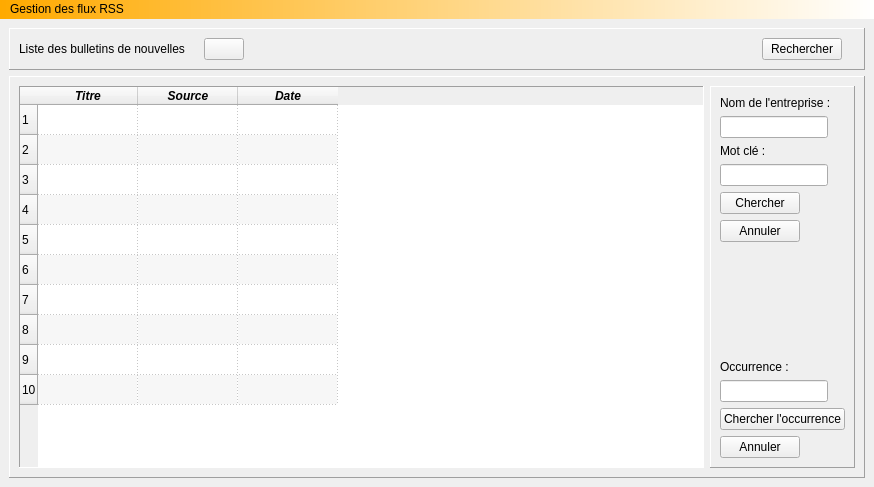
<?xml version="1.0" encoding="UTF-8"?>
<ui version="4.0">
 <class>MainWindow</class>
 <widget class="QMainWindow" name="MainWindow">
  <property name="geometry">
   <rect>
    <x>0</x>
    <y>0</y>
    <width>874</width>
    <height>487</height>
   </rect>
  </property>
  <property name="windowTitle">
   <string>RSS Feeder</string>
  </property>
  <property name="styleSheet">
   <string notr="true">font: 10pt &quot;Arial&quot;;</string>
  </property>
  <widget class="QWidget" name="centralwidget">
   <property name="maximumSize">
    <size>
     <width>2000</width>
     <height>2000</height>
    </size>
   </property>
   <layout class="QGridLayout" name="gridLayout">
    <item row="0" column="0">
     <layout class="QGridLayout" name="gridLayout_search">
      <item row="0" column="0" alignment="Qt::AlignTop">
       <widget class="QFrame" name="frame_search">
        <property name="styleSheet">
         <string notr="true">border-color: qlineargradient(spread:pad, x1:0, y1:0, x2:1, y2:0, stop:0 rgba(241, 161, 0, 255), stop:1 rgba(255, 255, 255, 255));</string>
        </property>
        <property name="frameShape">
         <enum>QFrame::Panel</enum>
        </property>
        <property name="frameShadow">
         <enum>QFrame::Raised</enum>
        </property>
        <layout class="QHBoxLayout" name="horizontalLayout">
         <item>
          <widget class="QLabel" name="label_2">
           <property name="styleSheet">
            <string notr="true">font: 75 bold italic 10pt &quot;Arial&quot;;</string>
           </property>
           <property name="text">
            <string>Liste des bulletins de nouvelles</string>
           </property>
          </widget>
         </item>
         <item>
          <widget class="QLabel" name="label_3">
           <property name="text">
            <string/>
           </property>
           <property name="pixmap">
            <pixmap>../src/img/rssIcon.png</pixmap>
           </property>
          </widget>
         </item>
         <item>
          <widget class="QPushButton" name="btn_update">
           <property name="sizePolicy">
            <sizepolicy hsizetype="Maximum" vsizetype="Maximum">
             <horstretch>0</horstretch>
             <verstretch>0</verstretch>
            </sizepolicy>
           </property>
           <property name="text">
            <string/>
           </property>
           <property name="icon">
            <iconset>
             <normaloff>../src/img/refresh_icon.png</normaloff>../src/img/refresh_icon.png</iconset>
           </property>
           <property name="iconSize">
            <size>
             <width>30</width>
             <height>22</height>
            </size>
           </property>
          </widget>
         </item>
         <item>
          <spacer name="horizontalSpacer">
           <property name="orientation">
            <enum>Qt::Horizontal</enum>
           </property>
           <property name="sizeHint" stdset="0">
            <size>
             <width>40</width>
             <height>20</height>
            </size>
           </property>
          </spacer>
         </item>
         <item>
          <spacer name="horizontalSpacer_2">
           <property name="orientation">
            <enum>Qt::Horizontal</enum>
           </property>
           <property name="sizeHint" stdset="0">
            <size>
             <width>40</width>
             <height>20</height>
            </size>
           </property>
          </spacer>
         </item>
         <item>
          <widget class="QPushButton" name="btn_search">
           <property name="text">
            <string>Rechercher</string>
           </property>
           <property name="icon">
            <iconset>
             <normaloff>../src/img/search_icon.png</normaloff>../src/img/search_icon.png</iconset>
           </property>
          </widget>
         </item>
         <item>
          <widget class="QLabel" name="label">
           <property name="text">
            <string/>
           </property>
          </widget>
         </item>
        </layout>
       </widget>
      </item>
     </layout>
    </item>
    <item row="1" column="0">
     <layout class="QGridLayout" name="gridLayout_table">
      <property name="sizeConstraint">
       <enum>QLayout::SetDefaultConstraint</enum>
      </property>
      <property name="spacing">
       <number>6</number>
      </property>
      <item row="0" column="0">
       <widget class="QFrame" name="frame_table">
        <property name="frameShape">
         <enum>QFrame::Panel</enum>
        </property>
        <property name="frameShadow">
         <enum>QFrame::Raised</enum>
        </property>
        <layout class="QHBoxLayout" name="horizontalLayout_2">
         <item>
          <widget class="QTableWidget" name="tableWidget">
           <property name="sizePolicy">
            <sizepolicy hsizetype="Expanding" vsizetype="Expanding">
             <horstretch>50</horstretch>
             <verstretch>0</verstretch>
            </sizepolicy>
           </property>
           <property name="maximumSize">
            <size>
             <width>16777215</width>
             <height>16777215</height>
            </size>
           </property>
           <property name="styleSheet">
            <string notr="true">selection-background-color: qlineargradient(spread:pad, x1:0, y1:0, x2:1, y2:0, stop:0 rgba(255, 170, 0, 255), stop:1 rgba(255, 255, 255, 255));</string>
           </property>
           <property name="frameShape">
            <enum>QFrame::Panel</enum>
           </property>
           <property name="editTriggers">
            <set>QAbstractItemView::NoEditTriggers</set>
           </property>
           <property name="showDropIndicator" stdset="0">
            <bool>false</bool>
           </property>
           <property name="dragDropOverwriteMode">
            <bool>false</bool>
           </property>
           <property name="alternatingRowColors">
            <bool>true</bool>
           </property>
           <property name="selectionMode">
            <enum>QAbstractItemView::SingleSelection</enum>
           </property>
           <property name="selectionBehavior">
            <enum>QAbstractItemView::SelectRows</enum>
           </property>
           <property name="gridStyle">
            <enum>Qt::DotLine</enum>
           </property>
           <property name="sortingEnabled">
            <bool>true</bool>
           </property>
           <property name="cornerButtonEnabled">
            <bool>false</bool>
           </property>
           <property name="rowCount">
            <number>10</number>
           </property>
           <property name="columnCount">
            <number>3</number>
           </property>
           <row/>
           <row/>
           <row/>
           <row/>
           <row/>
           <row/>
           <row/>
           <row/>
           <row/>
           <row/>
           <column>
            <property name="text">
             <string>Titre</string>
            </property>
            <property name="font">
             <font>
              <family>Arial</family>
              <weight>75</weight>
              <italic>true</italic>
              <bold>true</bold>
             </font>
            </property>
           </column>
           <column>
            <property name="text">
             <string>Source</string>
            </property>
            <property name="font">
             <font>
              <family>Arial</family>
              <pointsize>9</pointsize>
              <weight>75</weight>
              <italic>true</italic>
              <bold>true</bold>
             </font>
            </property>
           </column>
           <column>
            <property name="text">
             <string>Date</string>
            </property>
            <property name="font">
             <font>
              <family>Arial</family>
              <pointsize>9</pointsize>
              <weight>75</weight>
              <italic>true</italic>
              <bold>true</bold>
             </font>
            </property>
           </column>
           <item row="0" column="0">
            <property name="text">
             <string/>
            </property>
            <property name="checkState">
             <enum>Unchecked</enum>
            </property>
            <property name="flags">
             <set>ItemIsSelectable|ItemIsEnabled</set>
            </property>
           </item>
          </widget>
         </item>
         <item>
          <layout class="QGridLayout" name="gridLayout_search_collapse">
           <property name="spacing">
            <number>1</number>
           </property>
           <item row="0" column="0">
            <widget class="QFrame" name="frame_search_collapse">
             <property name="layoutDirection">
              <enum>Qt::LeftToRight</enum>
             </property>
             <property name="styleSheet">
              <string notr="true">selection-background-color: rgb(255, 170, 0);
font: 75 Bold 10pt &quot;Arial&quot;;</string>
             </property>
             <property name="frameShape">
              <enum>QFrame::Panel</enum>
             </property>
             <property name="frameShadow">
              <enum>QFrame::Raised</enum>
             </property>
             <layout class="QFormLayout" name="formLayout">
              <property name="sizeConstraint">
               <enum>QLayout::SetMaximumSize</enum>
              </property>
              <property name="labelAlignment">
               <set>Qt::AlignCenter</set>
              </property>
              <property name="formAlignment">
               <set>Qt::AlignCenter</set>
              </property>
              <item row="0" column="0">
               <widget class="QLabel" name="label_4">
                <property name="styleSheet">
                 <string notr="true">selection-background-color: rgb(255, 170, 0);</string>
                </property>
                <property name="text">
                 <string>Nom de l'entreprise :</string>
                </property>
               </widget>
              </item>
              <item row="1" column="0">
               <widget class="QLineEdit" name="companyName_lineEdit"/>
              </item>
              <item row="2" column="0">
               <widget class="QLabel" name="label_5">
                <property name="text">
                 <string>Mot clé :</string>
                </property>
               </widget>
              </item>
              <item row="3" column="0">
               <widget class="QLineEdit" name="keyWord_lineEdit"/>
              </item>
              <item row="4" column="0">
               <widget class="QPushButton" name="submitSearch_btn">
                <property name="layoutDirection">
                 <enum>Qt::LeftToRight</enum>
                </property>
                <property name="text">
                 <string>Chercher</string>
                </property>
                <property name="autoDefault">
                 <bool>false</bool>
                </property>
                <property name="default">
                 <bool>false</bool>
                </property>
                <property name="flat">
                 <bool>false</bool>
                </property>
               </widget>
              </item>
              <item row="5" column="0">
               <widget class="QPushButton" name="cancelSearch_btn">
                <property name="text">
                 <string>Annuler</string>
                </property>
               </widget>
              </item>
              <item row="8" column="0">
               <widget class="QLabel" name="label_6">
                <property name="styleSheet">
                 <string notr="true"/>
                </property>
                <property name="text">
                 <string>Occurrence :</string>
                </property>
               </widget>
              </item>
              <item row="9" column="0">
               <widget class="QLineEdit" name="lineEdit_occurrence"/>
              </item>
              <item row="10" column="0">
               <widget class="QPushButton" name="submitOccurrence_btn">
                <property name="text">
                 <string>Chercher l'occurrence</string>
                </property>
               </widget>
              </item>
              <item row="6" column="0">
               <spacer name="verticalSpacer">
                <property name="orientation">
                 <enum>Qt::Vertical</enum>
                </property>
                <property name="sizeHint" stdset="0">
                 <size>
                  <width>20</width>
                  <height>40</height>
                 </size>
                </property>
               </spacer>
              </item>
              <item row="11" column="0">
               <widget class="QPushButton" name="cancelOccurrence_btn">
                <property name="text">
                 <string>Annuler</string>
                </property>
               </widget>
              </item>
              <item row="7" column="0">
               <widget class="QLabel" name="label_occurrenceCount">
                <property name="text">
                 <string/>
                </property>
               </widget>
              </item>
             </layout>
            </widget>
           </item>
          </layout>
         </item>
        </layout>
       </widget>
      </item>
     </layout>
    </item>
   </layout>
  </widget>
  <widget class="QMenuBar" name="menubar">
   <property name="geometry">
    <rect>
     <x>0</x>
     <y>0</y>
     <width>874</width>
     <height>22</height>
    </rect>
   </property>
   <property name="styleSheet">
    <string notr="true">font: 10pt &quot;Arial&quot;;
background-color: qlineargradient(spread:pad, x1:0, y1:0, x2:1, y2:0, stop:0 rgba(255, 170, 0, 255), stop:1 rgba(255, 255, 255, 255));</string>
   </property>
   <widget class="QMenu" name="menuBtns">
    <property name="styleSheet">
     <string notr="true">border-color: rgb(209, 139, 0);</string>
    </property>
    <property name="title">
     <string>Gestion des flux RSS</string>
    </property>
    <addaction name="actionBtn_subscribe"/>
    <addaction name="separator"/>
    <addaction name="actionBtn_unsubscribe"/>
    <addaction name="separator"/>
    <addaction name="actionBtn_delete"/>
   </widget>
   <addaction name="menuBtns"/>
  </widget>
  <action name="actionBtn_subscribe">
   <property name="text">
    <string>S'abonner à un flux RSS</string>
   </property>
  </action>
  <action name="actionBtn_unsubscribe">
   <property name="text">
    <string>Se désabonner d'un flux RSS</string>
   </property>
  </action>
  <action name="actionBtn_delete">
   <property name="text">
    <string>Supprimer un flux RSS</string>
   </property>
  </action>
 </widget>
 <resources/>
 <connections/>
</ui>
